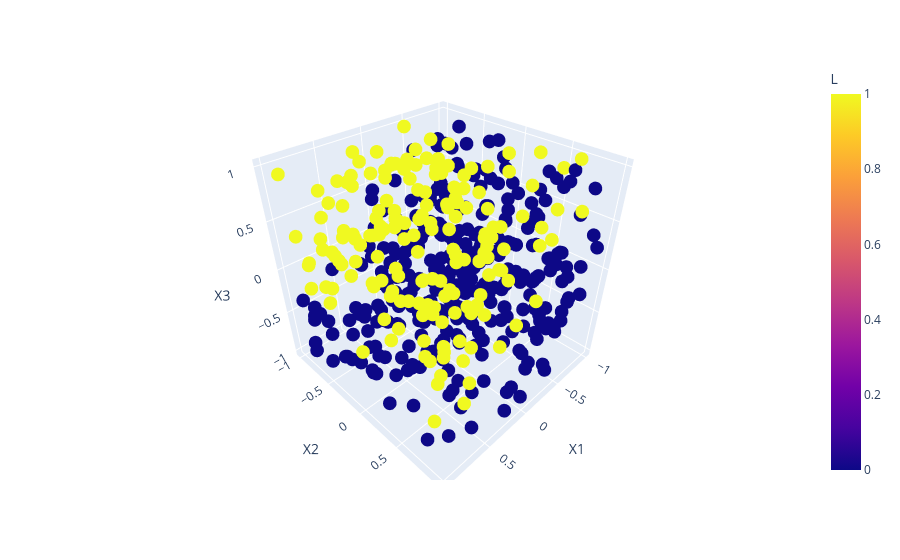

Notebook source saved alongside this figure:
### Code cell
from sklearn.model_selection import train_test_split
import plotly.express as px

px.scatter_3d(df2, x="X1", y="X2", z="X3", color="L")

### Figure 1 — Plotly figure (JSON) as saved in the notebook; plotly's stock layout.template omitted (floating-point values rounded to 4 significant figures; data arrays with more than 128 entries replaced by an {"elided": "..."} marker saying what was removed)
{"data": [{"hovertemplate": "X1=%{x}<br>X2=%{y}<br>X3=%{z}<br>L=%{marker.color}<extra></extra>", "legendgroup": "", "marker": {"color": {"elided": "500 int values"}, "coloraxis": "coloraxis", "symbol": "circle"}, "mode": "markers", "name": "", "scene": "scene", "showlegend": false, "type": "scatter3d", "x": {"elided": "500 float values"}, "y": {"elided": "500 float values"}, "z": {"elided": "500 float values"}}], "layout": {"coloraxis": {"colorbar": {"title": {"text": "L"}}, "colorscale": [[0, "#0d0887"], [0.1111, "#46039f"], [0.2222, "#7201a8"], [0.3333, "#9c179e"], [0.4444, "#bd3786"], [0.5556, "#d8576b"], [0.6667, "#ed7953"], [0.7778, "#fb9f3a"], [0.8889, "#fdca26"], [1, "#f0f921"]]}, "legend": {"tracegroupgap": 0}, "margin": {"t": 60}, "scene": {"domain": {"x": [0, 1], "y": [0, 1]}, "xaxis": {"title": {"text": "X1"}}, "yaxis": {"title": {"text": "X2"}}, "zaxis": {"title": {"text": "X3"}}}}}
